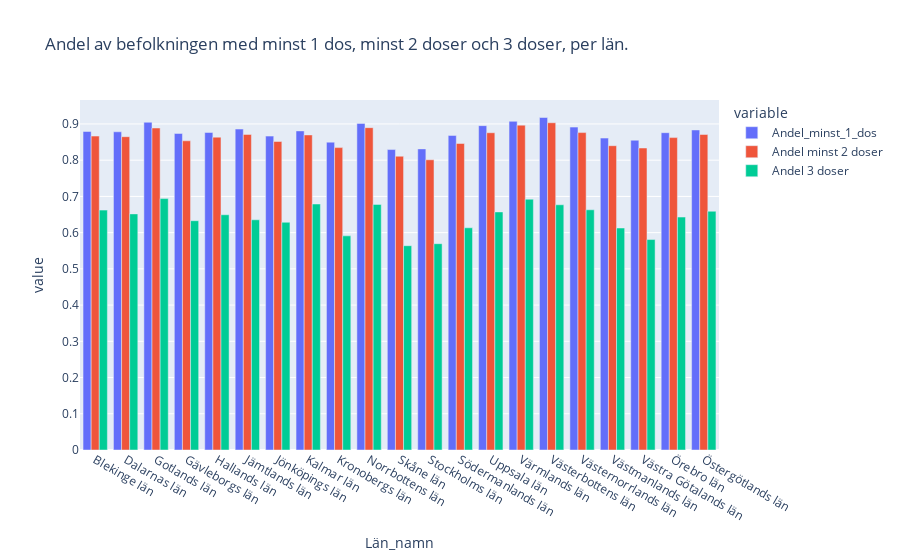

The code cell stored with this chart in its notebook:
### Code cell
fig = px.bar(min_1_shot_toplot, x='Län_namn', y=['Andel_minst_1_dos','Andel minst 2 doser','Andel 3 doser'], barmode='group', title='Andel av befolkningen med minst 1 dos, minst 2 doser och 3 doser, per län.')
fig.show()
fig.write_html("Visualiseringar/2f_andel_1_2_3_doser_per_län.html")

### Figure 1 — Plotly figure (JSON) as saved in the notebook; plotly's stock layout.template omitted (floating-point values rounded to 4 significant figures)
{"data": [{"alignmentgroup": "True", "hovertemplate": "variable=Andel_minst_1_dos<br>Län_namn=%{x}<br>value=%{y}<extra></extra>", "legendgroup": "Andel_minst_1_dos", "marker": {"color": "#636efa", "pattern": {"shape": ""}}, "name": "Andel_minst_1_dos", "offsetgroup": "Andel_minst_1_dos", "orientation": "v", "showlegend": true, "textposition": "auto", "type": "bar", "x": ["Blekinge län", "Dalarnas län", "Gotlands län", "Gävleborgs län", "Hallands län", "Jämtlands län", "Jönköpings län", "Kalmar län", "Kronobergs län", "Norrbottens län", "Skåne län", "Stockholms län", "Södermanlands län", "Uppsala län", "Värmlands län", "Västerbottens län", "Västernorrlands län", "Västmanlands län", "Västra Götalands län", "Örebro län", "Östergötlands län"], "xaxis": "x", "y": [0.8792, 0.8784, 0.9047, 0.8738, 0.8765, 0.8859, 0.8664, 0.8808, 0.8498, 0.9015, 0.8293, 0.8312, 0.8683, 0.8954, 0.9072, 0.9178, 0.8913, 0.861, 0.8551, 0.8759, 0.8834], "yaxis": "y"}, {"alignmentgroup": "True", "hovertemplate": "variable=Andel minst 2 doser<br>Län_namn=%{x}<br>value=%{y}<extra></extra>", "legendgroup": "Andel minst 2 doser", "marker": {"color": "#EF553B", "pattern": {"shape": ""}}, "name": "Andel minst 2 doser", "offsetgroup": "Andel minst 2 doser", "orientation": "v", "showlegend": true, "textposition": "auto", "type": "bar", "x": ["Blekinge län", "Dalarnas län", "Gotlands län", "Gävleborgs län", "Hallands län", "Jämtlands län", "Jönköpings län", "Kalmar län", "Kronobergs län", "Norrbottens län", "Skåne län", "Stockholms län", "Södermanlands län", "Uppsala län", "Värmlands län", "Västerbottens län", "Västernorrlands län", "Västmanlands län", "Västra Götalands län", "Örebro län", "Östergötlands län"], "xaxis": "x", "y": [0.8665, 0.8649, 0.8888, 0.8535, 0.8636, 0.8711, 0.8516, 0.8697, 0.8347, 0.8897, 0.8109, 0.8011, 0.8461, 0.8757, 0.8968, 0.9034, 0.8762, 0.84, 0.8336, 0.8624, 0.8709], "yaxis": "y"}, {"alignmentgroup": "True", "hovertemplate": "variable=Andel 3 doser<br>Län_namn=%{x}<br>value=%{y}<extra></extra>", "legendgroup": "Andel 3 doser", "marker": {"color": "#00cc96", "pattern": {"shape": ""}}, "name": "Andel 3 doser", "offsetgroup": "Andel 3 doser", "orientation": "v", "showlegend": true, "textposition": "auto", "type": "bar", "x": ["Blekinge län", "Dalarnas län", "Gotlands län", "Gävleborgs län", "Hallands län", "Jämtlands län", "Jönköpings län", "Kalmar län", "Kronobergs län", "Norrbottens län", "Skåne län", "Stockholms län", "Södermanlands län", "Uppsala län", "Värmlands län", "Västerbottens län", "Västernorrlands län", "Västmanlands län", "Västra Götalands län", "Örebro län", "Östergötlands län"], "xaxis": "x", "y": [0.6622, 0.6518, 0.694, 0.6329, 0.6494, 0.6355, 0.6286, 0.679, 0.5911, 0.678, 0.5639, 0.5695, 0.6134, 0.6572, 0.6924, 0.6769, 0.6631, 0.6128, 0.5809, 0.643, 0.6591], "yaxis": "y"}], "layout": {"barmode": "group", "legend": {"title": {"text": "variable"}, "tracegroupgap": 0}, "title": {"text": "Andel av befolkningen med minst 1 dos, minst 2 doser och 3 doser, per län."}, "xaxis": {"anchor": "y", "domain": [0, 1], "title": {"text": "Län_namn"}}, "yaxis": {"anchor": "x", "domain": [0, 1], "title": {"text": "value"}}}}
